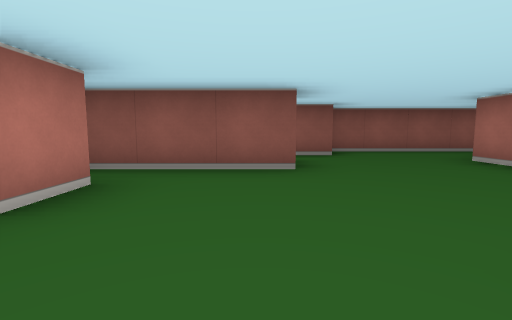
View 1 (above)

17 first-person views from a walk through a cub3D ray-caster map. The camera is about half as high as the walls, tilts 6° down and sees 85° across. The floor is counted in squares. Each view is taken from the middle of a square. On the plan, view 1 faces up. The plan holds only what a view shows up to about 9 squares ahead; the rest is blank.

View 2
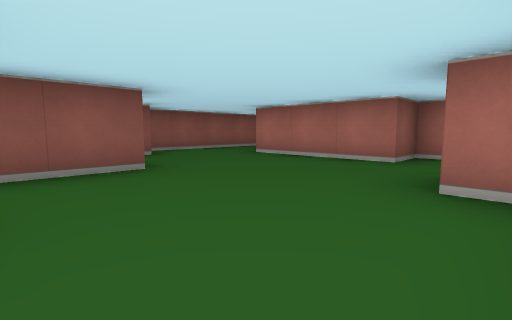

View 3
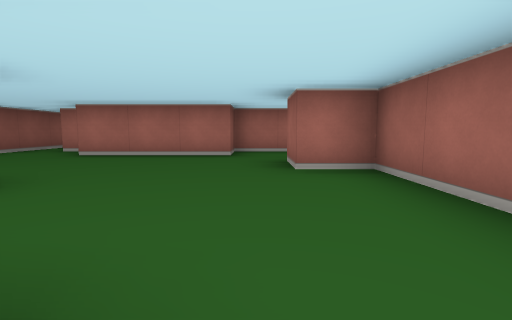

View 4
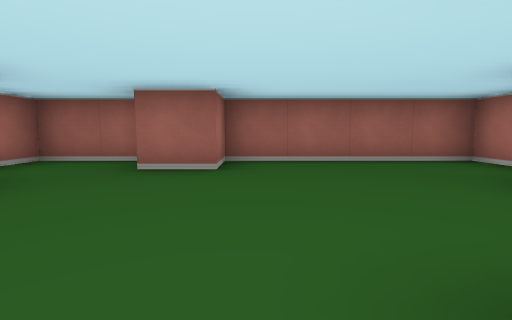

View 5
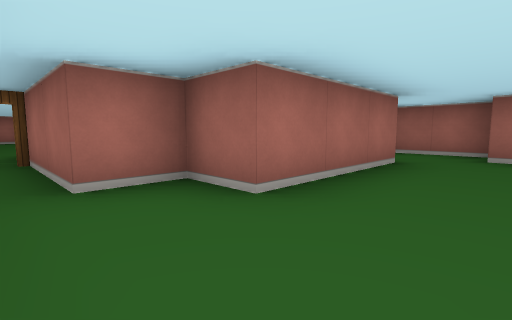

View 6
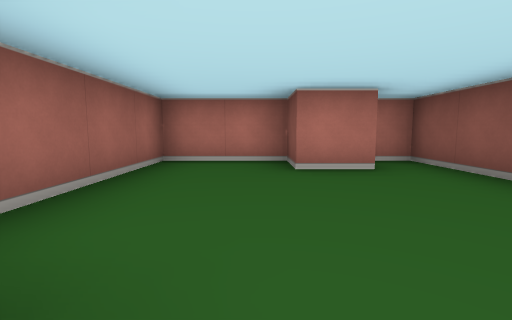

View 7
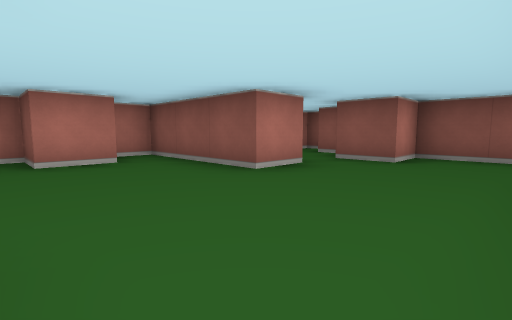

View 8
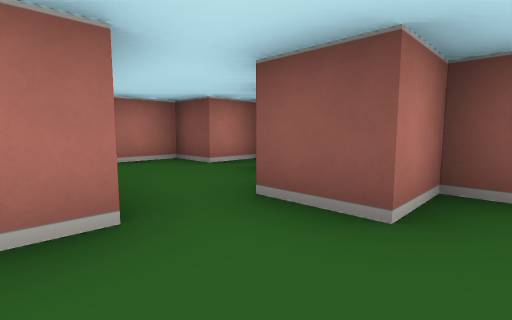

View 9
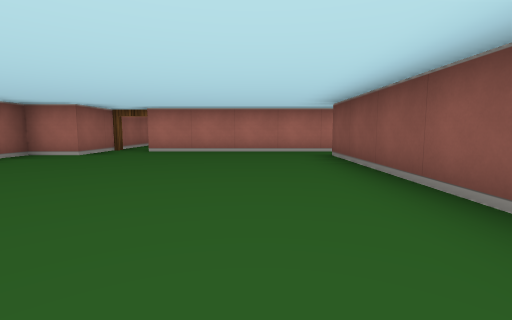

View 10
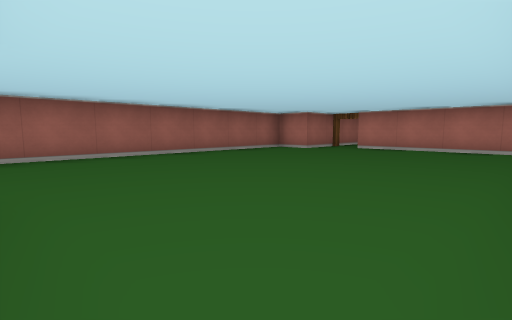

View 11
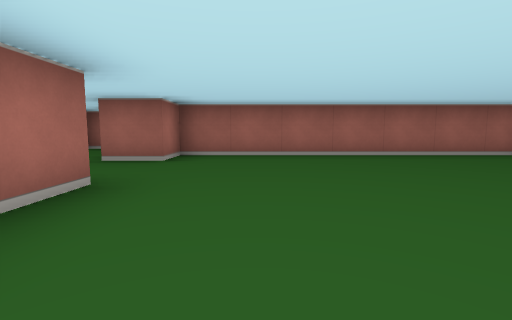

View 12
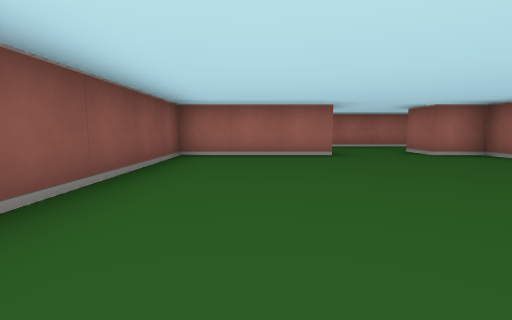

View 13
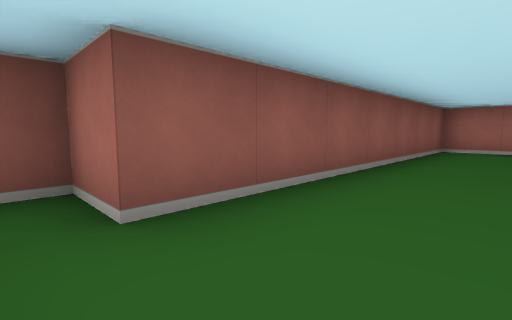

View 14
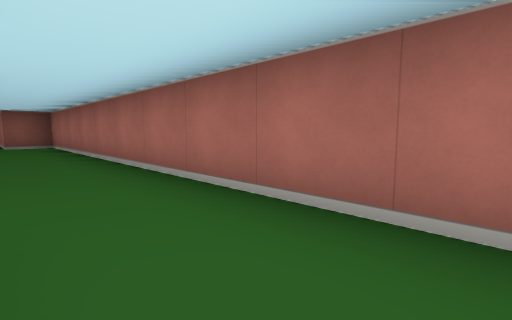

View 15
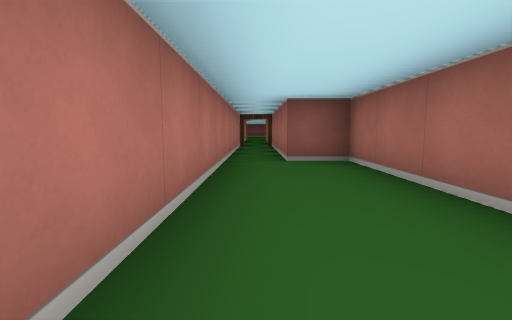

View 16
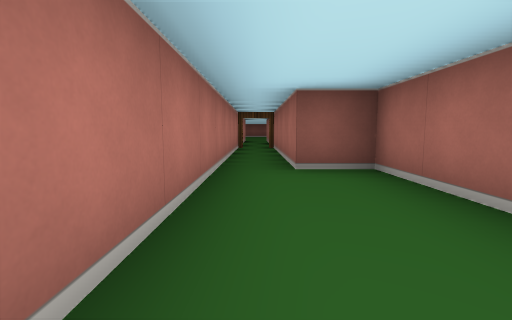

View 17
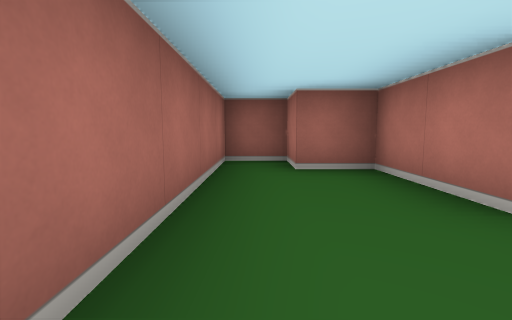

### Floor plan
Points are (right, up) in squares from view 1. A wall is a line through its corners. A room is listed if a view was taken in it or the views show most of it. See-through windows are left out.
Room 1 (views 1, 2, 3, 4, 5, 6, 7, 8)
walls: (0.5, 4.6) (0.5, 3.5) (-2.5, 3.5) (-2.5, 2.8); (-1.5, 2.6) (-1.5, 1.5) (-2.5, 1.5) (-2.5, -0.5) (1.5, -0.5) (1.5, 0.5) (2.5, 0.5); (2.5, -0.5) (4.5, -0.5) (4.5, 1.5) (3.5, 1.5) (3.5, 4.5) (4.5, 4.5) (4.5, 5.5) (7, 5.5); (6, 6.5) (1.5, 6.5) (1.5, 5.5) (0.5, 5.5)
ways out: open door at (7, 6) to room 2; opening at (0, 5) to room 4
Room 2 (views 9, 10, 11, 12, 13)
walls: (15.5, 7.4) (15.5, 10.5) (8.5, 10.5) (8.5, 11.5) (8, 11.5); (7.5, 10.9) (7.5, 6.5); (7, 5.5) (8.5, 5.5) (8.5, 4.5) (15.5, 4.5) (15.5, 5.5) (16.5, 5.5)
ways out: open door at (7, 6) to room 1; opening at (16, 6.5) to room 3
Room 3 (views 14, 15, 16, 17)
walls: (16.5, 5.5) (16.5, 3.5) (17.5, 3.5) (17.5, 2.5) (18.5, 2.5) (18.5, 13.5) (17.5, 13.5) (17.5, 18.1); (16.5, 18.1) (16.5, 9.5)
ways out: opening at (16, 6.5) to room 2; open door at (17, 18)
Room 4 (no view inside)
walls: (0, 6.5) (-0.5, 6.5); (-1.5, 7.6) (-1.5, 6.5) (-2.5, 6.5) (-2.5, 5.5)
ways out: opening at (0, 5) to room 1

Positions as (right, up) in squares from view 1, and headings:
1: (0, 0), facing up
2: (-1, 0), facing up-right
3: (-2, 1), facing right
4: (1, 4), facing down
5: (2, 6), facing down-right
6: (2, 1), facing left
7: (3, 1), facing up-left
8: (2, 4), facing up-left
9: (14, 9), facing left
10: (15, 10), facing down-left
11: (14, 10), facing down
12: (10, 9), facing right
13: (8, 9), facing up-right
14: (17, 4), facing up-right
15: (17, 9), facing up
16: (17, 10), facing up
17: (18, 7), facing down
